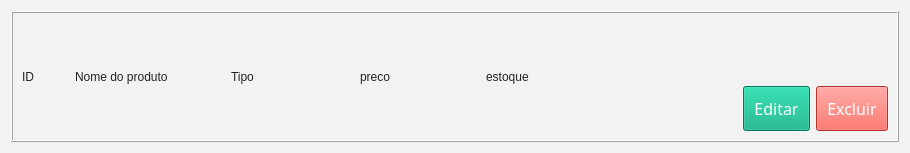
<?xml version="1.0" encoding="UTF-8"?>
<ui version="4.0">
 <class>Form</class>
 <widget class="QWidget" name="Form">
  <property name="geometry">
   <rect>
    <x>0</x>
    <y>0</y>
    <width>910</width>
    <height>153</height>
   </rect>
  </property>
  <property name="windowTitle">
   <string>Form</string>
  </property>
  <property name="styleSheet">
   <string notr="true">background-color: #F2F2F2;
color: #202426;
</string>
  </property>
  <layout class="QHBoxLayout" name="horizontalLayout">
   <item>
    <widget class="QFrame" name="frame">
     <property name="styleSheet">
      <string notr="true">background-color: #F2F2F2;
color:#202426;
</string>
     </property>
     <property name="frameShape">
      <enum>QFrame::Box</enum>
     </property>
     <property name="frameShadow">
      <enum>QFrame::Raised</enum>
     </property>
     <layout class="QVBoxLayout" name="verticalLayout_3">
      <item>
       <layout class="QHBoxLayout" name="horizontalLayout_4">
        <item>
         <layout class="QHBoxLayout" name="horizontalLayout_7">
          <item>
           <layout class="QHBoxLayout" name="horizontalLayout_8">
            <item>
             <widget class="QLabel" name="label_id">
              <property name="text">
               <string>ID</string>
              </property>
             </widget>
            </item>
            <item>
             <spacer name="horizontalSpacer_5">
              <property name="orientation">
               <enum>Qt::Horizontal</enum>
              </property>
              <property name="sizeType">
               <enum>QSizePolicy::Fixed</enum>
              </property>
              <property name="sizeHint" stdset="0">
               <size>
                <width>35</width>
                <height>20</height>
               </size>
              </property>
             </spacer>
            </item>
            <item>
             <widget class="QLabel" name="label_nome">
              <property name="minimumSize">
               <size>
                <width>150</width>
                <height>80</height>
               </size>
              </property>
              <property name="maximumSize">
               <size>
                <width>200</width>
                <height>200</height>
               </size>
              </property>
              <property name="text">
               <string>Nome do produto</string>
              </property>
             </widget>
            </item>
           </layout>
          </item>
          <item>
           <widget class="QLabel" name="label_tipo">
            <property name="text">
             <string>Tipo</string>
            </property>
           </widget>
          </item>
          <item>
           <spacer name="horizontalSpacer_2">
            <property name="orientation">
             <enum>Qt::Horizontal</enum>
            </property>
            <property name="sizeType">
             <enum>QSizePolicy::Fixed</enum>
            </property>
            <property name="sizeHint" stdset="0">
             <size>
              <width>100</width>
              <height>20</height>
             </size>
            </property>
           </spacer>
          </item>
          <item>
           <widget class="QLabel" name="label_preco">
            <property name="text">
             <string>preco</string>
            </property>
           </widget>
          </item>
          <item>
           <spacer name="horizontalSpacer_4">
            <property name="orientation">
             <enum>Qt::Horizontal</enum>
            </property>
            <property name="sizeType">
             <enum>QSizePolicy::Fixed</enum>
            </property>
            <property name="sizeHint" stdset="0">
             <size>
              <width>90</width>
              <height>20</height>
             </size>
            </property>
           </spacer>
          </item>
          <item>
           <widget class="QLabel" name="label_estoque">
            <property name="text">
             <string>estoque</string>
            </property>
           </widget>
          </item>
          <item>
           <spacer name="horizontalSpacer">
            <property name="orientation">
             <enum>Qt::Horizontal</enum>
            </property>
            <property name="sizeHint" stdset="0">
             <size>
              <width>40</width>
              <height>20</height>
             </size>
            </property>
           </spacer>
          </item>
         </layout>
        </item>
        <item>
         <layout class="QVBoxLayout" name="verticalLayout">
          <item>
           <spacer name="verticalSpacer">
            <property name="orientation">
             <enum>Qt::Vertical</enum>
            </property>
            <property name="sizeHint" stdset="0">
             <size>
              <width>20</width>
              <height>40</height>
             </size>
            </property>
           </spacer>
          </item>
          <item>
           <layout class="QHBoxLayout" name="horizontalLayout_6">
            <item>
             <widget class="QPushButton" name="editar_btn">
              <property name="font">
               <font>
                <family>Impact</family>
                <pointsize>12</pointsize>
               </font>
              </property>
              <property name="styleSheet">
               <string notr="true">background-color: rgb(0, 170, 127);
color: rgb(255, 255, 255);
padding: 10px;
</string>
              </property>
              <property name="text">
               <string>Editar</string>
              </property>
             </widget>
            </item>
            <item>
             <widget class="QPushButton" name="excluir_btn">
              <property name="font">
               <font>
                <family>Impact</family>
                <pointsize>12</pointsize>
               </font>
              </property>
              <property name="styleSheet">
               <string notr="true">background-color: rgb(255, 68, 55);
color: rgb(255, 255, 255);
padding: 10px;
</string>
              </property>
              <property name="text">
               <string>Excluir</string>
              </property>
             </widget>
            </item>
           </layout>
          </item>
         </layout>
        </item>
       </layout>
      </item>
     </layout>
    </widget>
   </item>
  </layout>
 </widget>
 <resources/>
 <connections/>
</ui>
